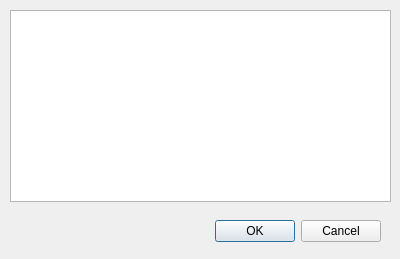
<?xml version="1.0" encoding="UTF-8"?>
<ui version="4.0">
 <class>select_role_form</class>
 <widget class="QDialog" name="select_role_form">
  <property name="geometry">
   <rect>
    <x>0</x>
    <y>0</y>
    <width>400</width>
    <height>259</height>
   </rect>
  </property>
  <property name="windowTitle">
   <string>Dialog</string>
  </property>
  <widget class="QDialogButtonBox" name="buttonBox">
   <property name="geometry">
    <rect>
     <x>40</x>
     <y>215</y>
     <width>341</width>
     <height>32</height>
    </rect>
   </property>
   <property name="orientation">
    <enum>Qt::Horizontal</enum>
   </property>
   <property name="standardButtons">
    <set>QDialogButtonBox::Cancel|QDialogButtonBox::Ok</set>
   </property>
  </widget>
  <widget class="QListWidget" name="listWidget">
   <property name="geometry">
    <rect>
     <x>10</x>
     <y>10</y>
     <width>381</width>
     <height>192</height>
    </rect>
   </property>
  </widget>
 </widget>
 <resources/>
 <connections>
  <connection>
   <sender>buttonBox</sender>
   <signal>accepted()</signal>
   <receiver>select_role_form</receiver>
   <slot>accept()</slot>
   <hints>
    <hint type="sourcelabel">
     <x>248</x>
     <y>254</y>
    </hint>
    <hint type="destinationlabel">
     <x>157</x>
     <y>274</y>
    </hint>
   </hints>
  </connection>
  <connection>
   <sender>buttonBox</sender>
   <signal>rejected()</signal>
   <receiver>select_role_form</receiver>
   <slot>reject()</slot>
   <hints>
    <hint type="sourcelabel">
     <x>316</x>
     <y>260</y>
    </hint>
    <hint type="destinationlabel">
     <x>286</x>
     <y>274</y>
    </hint>
   </hints>
  </connection>
 </connections>
</ui>
